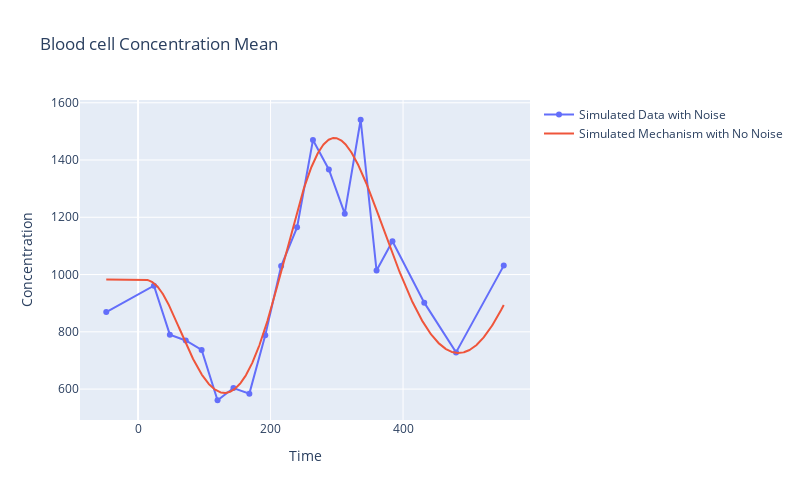

Notebook code for this chart:
### Code cell
# Lets Visualise using Plotly

data_file = "./Data_and_parameters/pd_sim_data_dose_" + str(dose)
df = pandas.read_csv(data_file)

more_times = np.linspace(start_time, end_time, num_obs*10)
more_values = PD_result(dose, num_comp, np.concatenate((PK_params, np.asarray(PD_actual_params[:4]))), more_times)

y_label = "Concentration"
x_label = "Time"

fig = px.scatter(
    df,
    title="Blood cell Concentration Mean",
    x="TIME",
    y="OBS",
    width=800, 
    height=500,
)

fig.update_xaxes(title_text=x_label)
fig.update_yaxes(title_text=y_label)
fig.update_traces(mode='markers+lines')
fig['data'][0]['showlegend']=True
fig['data'][0]['name']='Simulated Data with Noise'
# fig.add_trace(go.Scatter(x=more_times, y=pints_model_simulated.simulate(parametersadd[0][:4], more_times-start_time),
#                     mode='lines',
#                     name='Prediction - additive noise'))

fig.add_trace(go.Scatter(x=more_times, y=pints_model_simulated.simulate(parameterslike[0][:4], more_times-start_time),
                    mode='lines',
                    name='Prediction (Combined Noise)'))

fig.add_trace(go.Scatter(x=more_times, y=more_values,
                    mode='lines',
                    name='Simulated Mechanism with No Noise'))

# fig.update_layout(
#     updatemenus=[
#         dict(
#             type = "buttons",
#             direction = "left",
#             buttons=list([
#                 dict(
#                     args=[{"yaxis.type": "linear"}],
#                     label="Linear y-scale",
#                     method="relayout"
#                 ),
#                 dict(
#                     args=[{"yaxis.type": "log"}],
#                     label="Log y-scale",
#                     method="relayout"
#                 )
#             ]),
#             pad={"r": 0, "t": -10},
#             showactive=True,
#             x=1.0,
#             xanchor="right",
#             y=1.15,
#             yanchor="top"
#         ),
#     ]
# )
fig.write_image("Images/PD_simulated_optimise.pdf")
fig.show()

### Figure 1 — Plotly figure (JSON) as saved in the notebook; plotly's stock layout.template omitted (floating-point values rounded to 4 significant figures; data arrays with more than 128 entries replaced by an {"elided": "..."} marker saying what was removed)
{"data": [{"hovertemplate": "TIME=%{x}<br>OBS=%{y}<extra></extra>", "legendgroup": "", "marker": {"color": "#636efa", "symbol": "circle"}, "mode": "markers+lines", "name": "Simulated Data with Noise", "orientation": "v", "showlegend": true, "type": "scatter", "x": [-48, 24, 48, 72, 96, 120, 144, 168, 192, 216, 240, 264, 288, 312, 336, 360, 384, 432, 480, 552], "xaxis": "x", "y": [869.1, 961.3, 790.0, 769.9, 736.8, 561.0, 603.5, 584.1, 787.6, 1030.0, 1165.0, 1470.0, 1367.0, 1213.0, 1541.0, 1014.0, 1116.0, 901.8, 728.2, 1031.0], "yaxis": "y"}, {"mode": "lines", "name": "Simulated Mechanism with No Noise", "type": "scatter", "x": {"elided": "1000 float values"}, "y": {"elided": "1000 float values"}}], "layout": {"height": 500, "legend": {"tracegroupgap": 0}, "title": {"text": "Blood cell Concentration Mean"}, "width": 800, "xaxis": {"anchor": "y", "domain": [0, 1], "title": {"text": "Time"}}, "yaxis": {"anchor": "x", "domain": [0, 1], "title": {"text": "Concentration"}}}}
